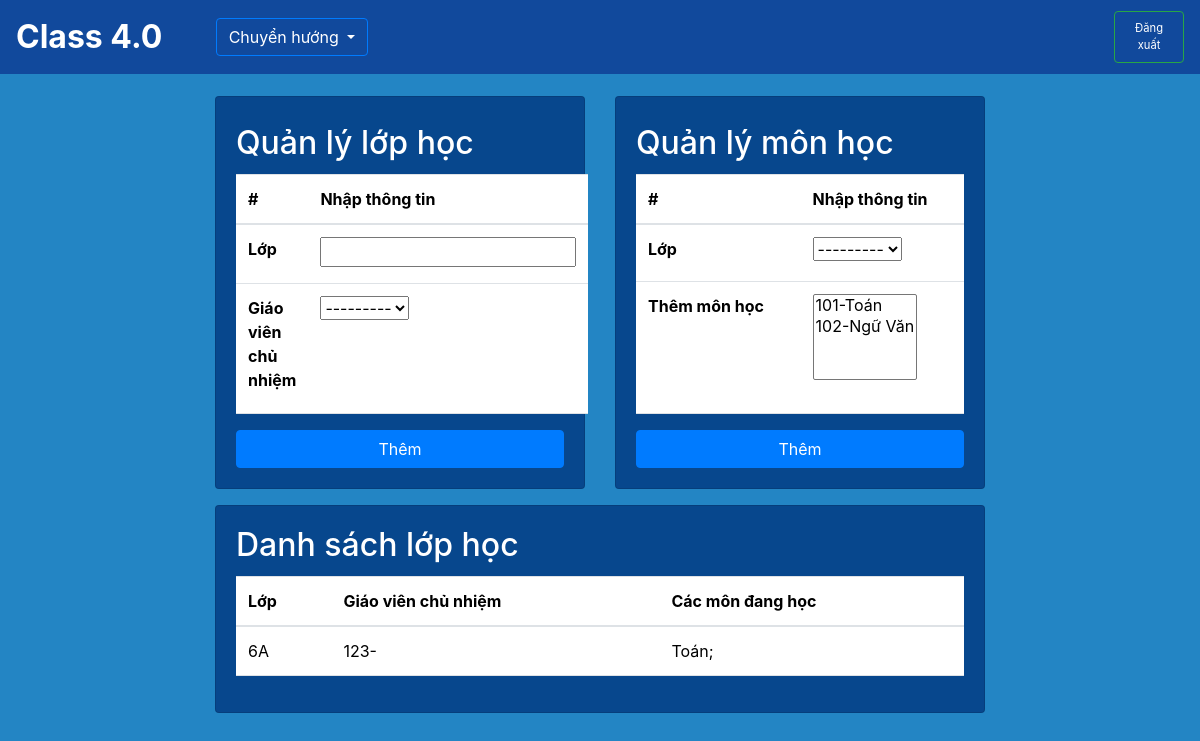
The app's page /school/classrooms/, older data.
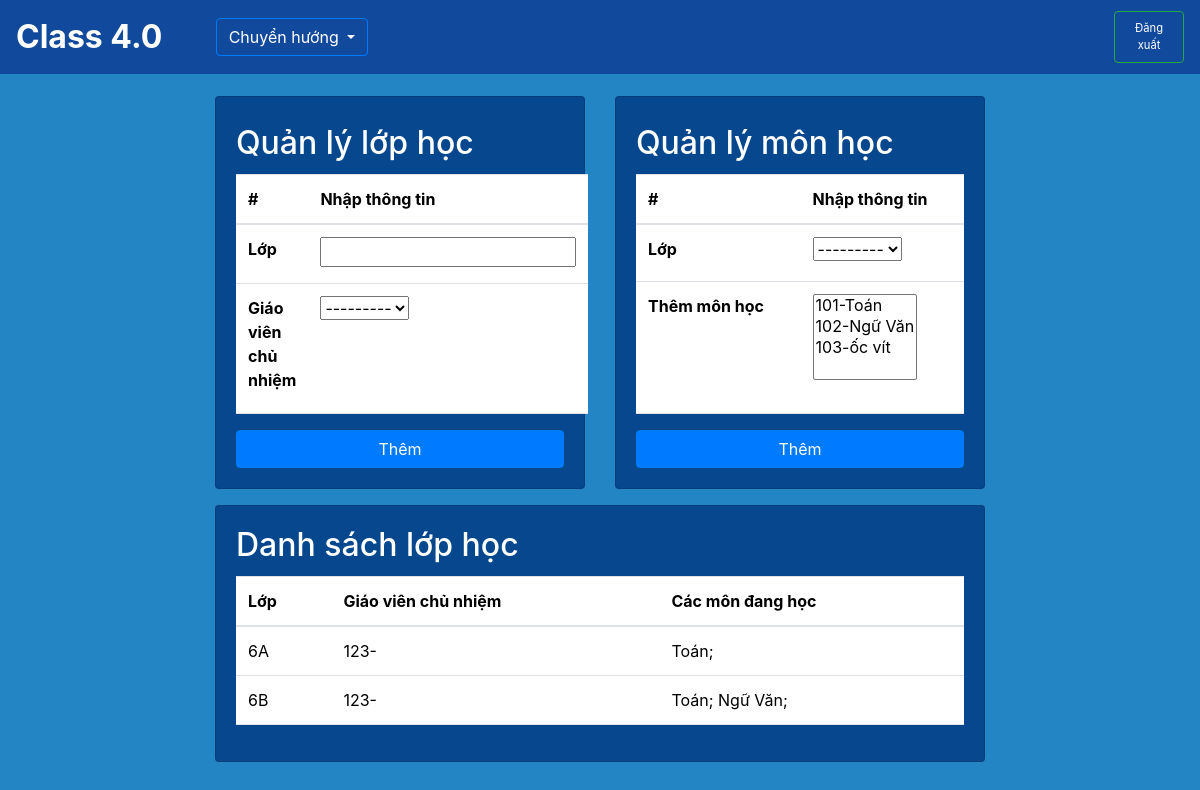
The same page, newer data.
### SM/models.py (models this page shows)
class Classroom(models.Model):
    name = models.CharField(primary_key=True,max_length=10)
    manager = models.ForeignKey('app_User.Teacher', on_delete=models.CASCADE,related_name='classroom') # 1 lớp chỉ có 1 giáo viên và ngược lại
    def __str__(self):
        return self.name

class Subject (models.Model):
    id = models.CharField(primary_key=True, max_length = 10)
    name = models.CharField(max_length = 100,blank=False, null=False) # cần đảm bảo bắt buôc phải có
    def __str__(self):
        return f"{self.id}-{self.name}"

### app_User/models.py (models this page shows, shortened)
class Teacher(AbstractBaseUser,PermissionsMixin):
    email = models.EmailField(blank = True, default="",unique=True)
    id = models.CharField(max_length=10, unique=True,primary_key=True)
    last_name = models.CharField(max_length = 100,blank =True, default="")
    first_name = models.CharField(max_length = 100,blank =True, default="")
    is_active = models.BooleanField(default=True)
    is_superuser = models.BooleanField(default=False)
    is_staff = models.BooleanField(default=False)
    date_joined = models.DateTimeField(default = timezone.now)
    last_login = models.DateTimeField(default = timezone.now)
    objects = TeacherManager()
    USERNAME_FIELD = 'email'
    EMAIL_FIELD = 'email'
    REQUIRED_FIELDS = ['id'] #id
    class Meta:
        verbose_name = 'Teacher_User'
        verbose_name_plural = 'Teacher_Users'
    def __str__(self):
        return self.id

### SM/views.py (the view)
# urls.py: path('classrooms/', views.add_and_set_classroom, name='smclassroom'),
def add_and_set_classroom(request):
    classrooms = Classroom.objects.all()
    if request.method == 'POST':
        form_Classroom = ClassroomForm(request.POST)
        form_Subject = ClassoomSubjectForm(request.POST)
        if form_Classroom.is_valid():
            action = request.POST.get('action')
            if action == 'addclassroom':
                form_Classroom.save()
                messages.success(request, 'Thêm lớp học thành công!')
                return HttpResponseRedirect(request.path_info)
        elif form_Subject.is_valid():
            action = request.POST.get('action')
            if action == 'setsubject':
                form_Subject.save()
                messages.success(request,'Thành Công')
                return HttpResponseRedirect(request.path_info)
    else:
        form_Classroom = ClassroomForm()
        form_Subject = ClassoomSubjectForm()
    context = {
        'classroom':classrooms,
        'classroomForm': form_Classroom,
        'subjectsForm':form_Subject
    }
    return render(request, 'classrooms.html',context)

### SM/forms.py
class ClassroomForm(forms.ModelForm):
    class Meta:
        model = Classroom
        fields = '__all__'

class ClassoomSubjectForm(forms.ModelForm):
    class Meta:
        model = ClassroomSubject
        fields = '__all__'
        filter_horizontal = ['subject']

### SM/templates/classrooms.html (shortened to what the changed rows need)
{% extends "base.html" %}
{% load static %}
{% block content %}
<div class="row" style="margin-top: 6rem">
    <div class="col-8">
        <div class=row>
            <div class="col-6">
                <div class="card" style="background-color: #07478D">
                    <div class="card-body">
                        <h2 class="card-title text-white" style="margin-top: 2%;">Quản lý lớp học</h2>
                        <form method="POST">
                            <table class="table" style="height:15rem">
                                <thead>
                                <tr>
                                    <th scope="col">#</th>
                                    <th scope="col">Nhập thông tin</th>
                                </tr>
                                </thead>
                                <tbody>
                                    <tr>
                                        <th scope="row">Lớp</th>
                                    </tr>
                                    <tr>
                                        <th scope="row">Giáo viên chủ nhiệm</th>
                                    </tr>
                                </tbody>
                            </table>
                        </form>
                    </div>
                </div>
            </div>
            <div class="col-6">
                <div class="card" style="background-color: #07478D">
                    <div class="card-body">
                        <h2 class="card-title text-white" style="margin-top: 2%;">Quản lý môn học</h2>
                        <form method="POST">
                            <table class="table" style="height:15rem">
                                <thead>
                                <tr>
                                    <th scope="col">#</th>
                                    <th scope="col">Nhập thông tin</th>
                                </tr>
                                </thead>
                                <tbody>
                                    <tr>
                                        <th scope="row">Lớp</th>
                                    </tr>
                                    <tr>
                                        <th scope="row">Thêm môn học</th>
                                        <td>{{subjectsForm.subject}}</td>
                                    </tr>
                                </tbody>
                            </table>
                        </form>
                    </div>
                </div>
            </div>
        </div>
        <div class="card" style="background-color: #07478D; margin-top: 1rem">
            <div class="card-body">
                <h2 class="card-title text-white" style="margin-top: 0%;">Danh sách lớp học</h2>
                <form method="POST">
                    <table class="table">
                        <thead>
                        <tr>
                            <th scope="col">Lớp</th>
                            <th scope="col">Giáo viên chủ nhiệm</th>
                            <th scope="col">Các môn đang học</th>
                        </tr>
                        </thead>
                        <tbody>
                            {% for classroom in classroom %}
                                <tr>
                                    <td>{{classroom.name}}</td>
                                    <td>{{classroom.manager.id}}-{{classroom.manager.first_name}} {{classroom.manager.last_name}}</td>
                                    <td>
                                        {% for X in classroom.subjects.all %}
                                        {% for subject in X.subject.all %}
                                            {{subject.name}};
                                        {% endfor %}
                                        {% endfor %}
                                    </td>
                                </tr>
                            {% endfor %}
                        </tbody>
                    </table>
                </form>
            </div>
        </div>
    </div>
</div>
{% endblock content %}

Row changes from the older to the newer data that the page shows:
added Classroom: name "6B", manager.id "123", Subject (name "Toán")
added ClassroomSubject: Subject (name "Toán")
now on this page (row unchanged): Subject: name "Ngữ Văn"
Text that changed along with them:
form field subject: "101-Toán / 102-Ngữ Văn" → "101-Toán / 102-Ngữ Văn / 103-ốc vít"
